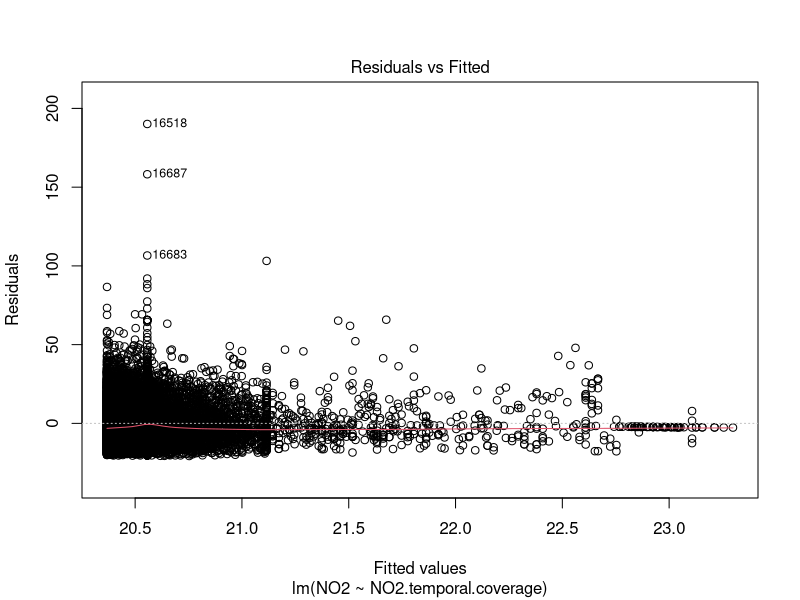
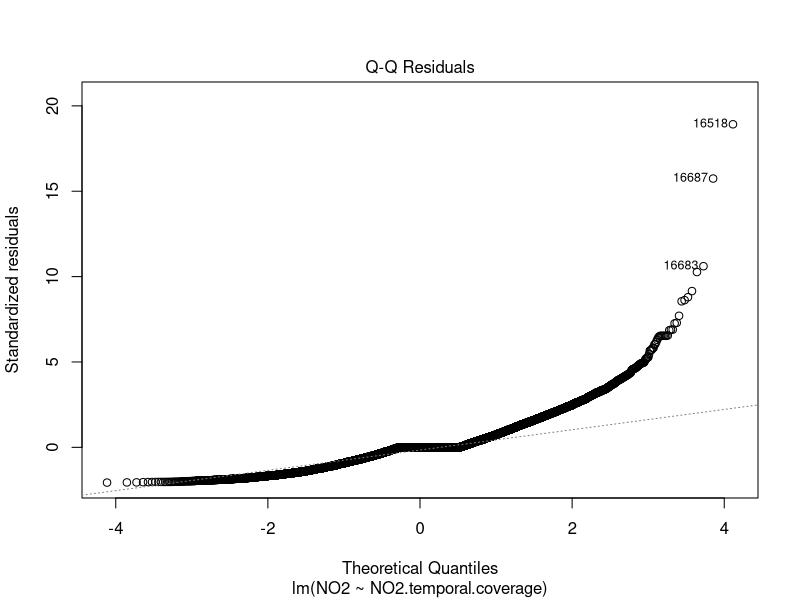
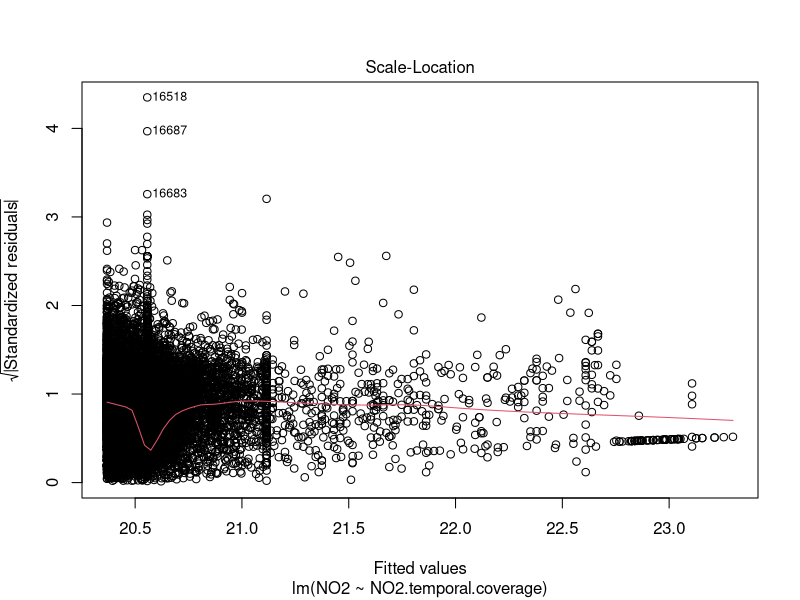
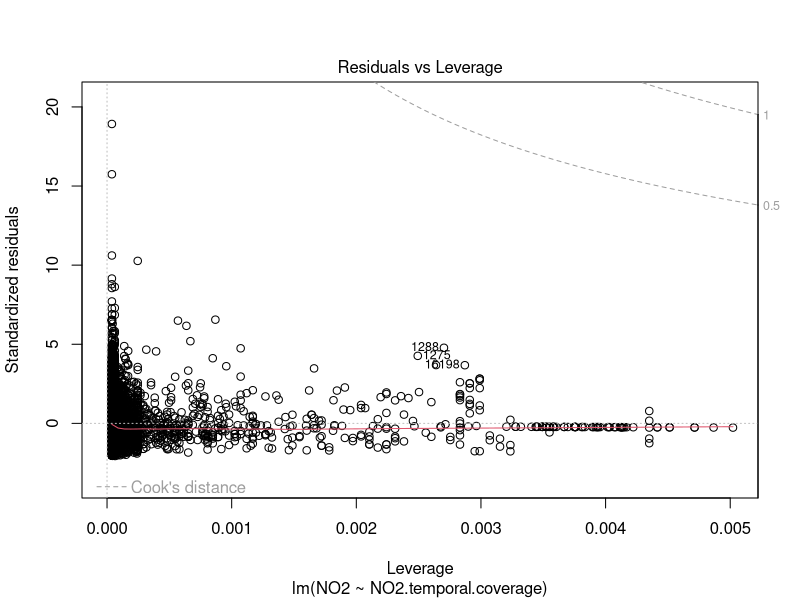

Generate these figures, in order, with R:
## ---- chunk 1
df <- read.csv("Air_Pollution.csv")
str(df)
## ---- chunk 2
df$PM2.5[is.na(df$PM2.5)] <- mean(df$PM2.5, na.rm=TRUE)
df$PM10[is.na(df$PM10)] <- mean(df$PM10, na.rm=TRUE)
df$NO2[is.na(df$NO2)] <- mean(df$NO2, na.rm=TRUE)
df$PM25.temporal.coverage[is.na(df$PM25.temporal.coverage)] <- mean(df$PM25.temporal.coverage, na.rm=TRUE)
df$PM10.temporal.coverage[is.na(df$PM10.temporal.coverage)] <- mean(df$PM10.temporal.coverage, na.rm=TRUE)
df$NO2.temporal.coverage[is.na(df$NO2.temporal.coverage)] <- mean(df$NO2.temporal.coverage, na.rm=TRUE)

str(df)
## ---- chunk 3
i <-sample(1:nrow(df), .8*nrow(df), replace=FALSE)
train <- df[i,]
test <- df[-i,]
## ---- chunk 4
data(train)

head(train)

tail(train)

mean(train$PM2.5)
mean(train$PM10)

median(train$PM2.5)
median(train$PM10)

## ---- chunk 5
lm1 <- lm(NO2~NO2.temporal.coverage, data=train)
summary(lm1)
plot(lm1)
